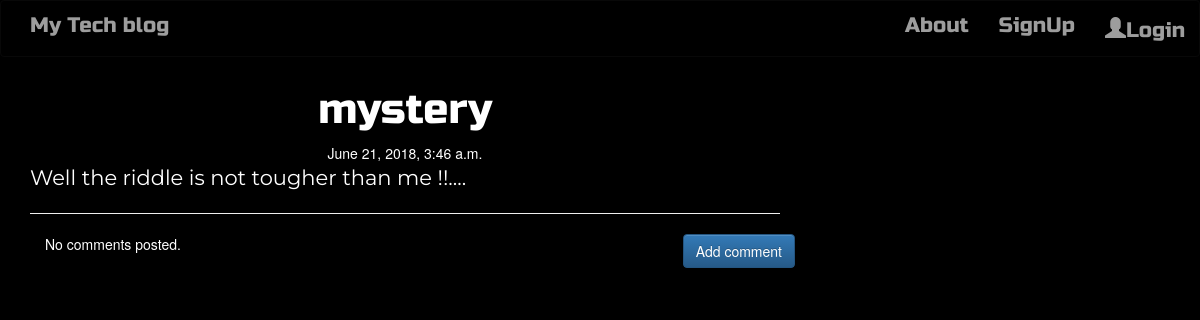
The app's page /post/4 with its own data.
### blog/models.py (models this page shows, shortened)
class Post(models.Model):
    author = models.CharField(max_length=255)
    title = models.CharField(max_length=1000)
    text = models.TextField()
    created_date = models.DateTimeField(default=timezone.now)
    published_date = models.DateTimeField(blank=True, null=True)

### blog/views.py (the view)
# urls.py: url(r'^post/(?P<pk>\d+)$', views.PostDetailView.as_view(), name='post_detail'),
class PostDetailView(DetailView):
    model = Post

### blog/templates/blog/post_detail.html (shortened to what this page needs)
{% extends 'blog/base.html' %}
{% block content %}
        <h1 class='posttitle loader'>{{ post.title }}</h1>
        {% if post.published_date %}
            <div class="date postdate">
                {{ post.published_date }}
            </div>
        {% else %}
            <a class="btn btn-default" href="{% url 'post_publish' pk=post.pk %}">Publish</a>
        {% endif %}
      <p class='postcontent' >{{ post.text|safe|linebreaksbr }}</p>
  <hr>
  <a class="btn btn-primary btn-comment" href="{% url 'add_comment_to_post' pk=post.pk %}">Add comment</a>
  <div class="container">
  {% for comment in post.comments.all %}
  <br>
      {% if user.is_authenticated %}
              {{ comment.created_date }}
          <p>{{ comment.text|safe|linebreaks }}</p>
          <p>Posted by: <strong>{{ comment.author }}</strong></p>
      {% endif %}
      {% empty %}
      <p>No comments posted.</p>
  {% endfor %}
</div>
{% endblock %}

### blog/static/css/blog.css (style rules this page uses)
.postdate { text-align: center; }
.posttitle { font-family: 'Russo One', sans-serif; font-size: 3em; text-align: center; }
.postcontent { font-family: 'Montserrat'; font-size: 1.5em; }
.btn-comment { position: absolute; right: 0px; }
body { background-color: black; color:white; }

### records on screen
Post: title "mystery", published_date "June 21, 2018, 3:46 a.m.", text "Well the riddle is not tougher than me !!...."
